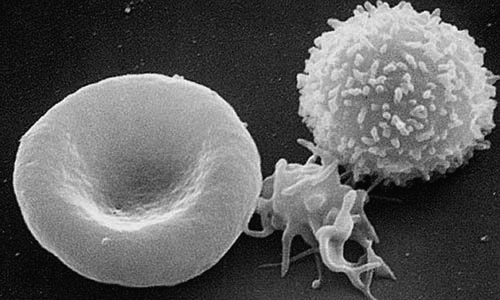
%> input picture Lesson 55 Boosting and Face Recognition/blood-cells.png, 500 x 300 px
$ octave integral_image_examples.m   (GNU Octave 9; MATLAB toolbox functions it lacks are replaced by stand-ins)
%> lines starting %> are read from the running program, lines starting %| are printed output that depends on the picture; in (x1, y1, x2, y2) boxes, pixels count from 0 and x2, y2 are one past the last pixel; in counts of white or black regions, pixels touching at a corner belong together; the program's own positions count from 1
clc, clear, close all
% Load the image, convert to int and normalize to [0, 1]
img = imread('blood-cells.png');
%> img is the input picture: size 300x500 uint8; min 5, max 255, mean 94.5
img = im2double(img);
%> img: size 300x500 double
figure, imshow(img, []), title('Orginal Image');

% Calculate the integral image
I = compute_integral(img);
figure, imshow(I, []), title('Integral Image'); % or imshow(I/ I(end, end))

% Compare sum over an image window
y1 = 150;
x1 = 100;
y2 = 350;
x2 = 200;

disp(sum(sum(img(x1:x2, y1:y2)))); % including edge
disp(I(x2, y2) - I(x2, y1-1) - I(x1-1, y2) + I(x1-1, y1-1));


function I = compute_integral(img)
% Compute I such that  I(y, x) = sum of img(1, 1) to img(y, x)
[m ,n] = size(img);
%> m = 300; n = 500
I = zeros(m, n);
I(1, 1) = img(1, 1);
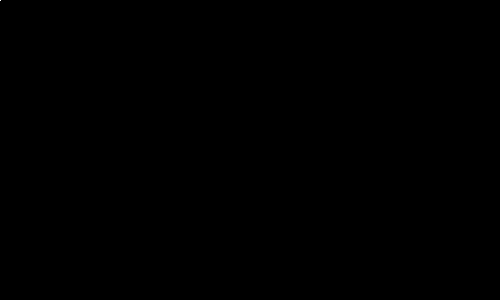
%> I: size 300x500 double; values 0 (black) and 0.051 (white), 0% white in thin lines or dots, all inside (x1, y1, x2, y2) = (0, 0, 1, 1)
for i = 2:m
    I(1, i) = I(1, i-1) + I(1, i);
    I(i, 1) = I(i-1, 1) + I(i, 1);
end
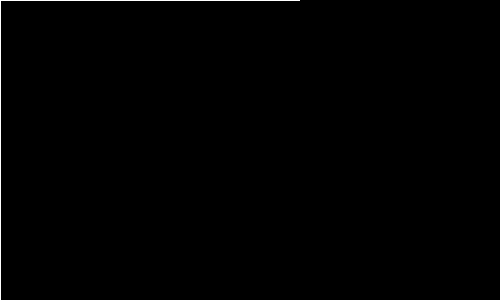
%> I: size 300x500 double; values 0 (black) and 0.051 (white), 0.4% white in thin lines or dots, all inside (x1, y1, x2, y2) = (0, 0, 300, 300)

for i = 2:m
    for j = 2:n
        I(i, j) = I(i-1, j) + I(i ,j-1) + img(i ,j ) - I(i-1 ,j - 1);
    end
end
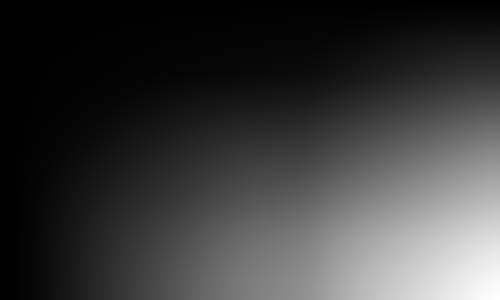
%> I: size 300x500 double; min 0, max 55534.5, mean 12907.9; drawn with min black and max white
%| 1.0578e+04
%| 1.0578e+04
end
